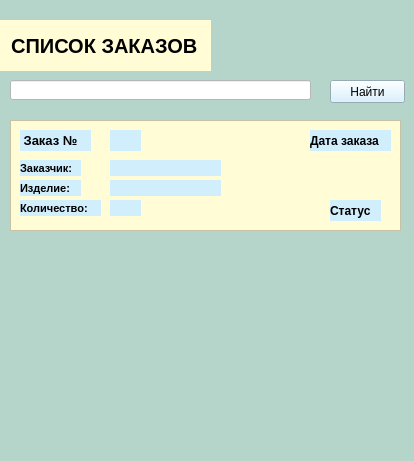
<?xml version="1.0" encoding="UTF-8"?>
<ui version="4.0">
 <class>Form</class>
 <widget class="QWidget" name="Form">
  <property name="geometry">
   <rect>
    <x>0</x>
    <y>0</y>
    <width>414</width>
    <height>461</height>
   </rect>
  </property>
  <property name="windowTitle">
   <string>Form</string>
  </property>
  <property name="styleSheet">
   <string notr="true">background-color: rgb(181, 213, 202);</string>
  </property>
  <widget class="QLabel" name="label">
   <property name="geometry">
    <rect>
     <x>0</x>
     <y>20</y>
     <width>211</width>
     <height>51</height>
    </rect>
   </property>
   <property name="font">
    <font>
     <pointsize>-1</pointsize>
     <weight>75</weight>
     <bold>true</bold>
    </font>
   </property>
   <property name="styleSheet">
    <string notr="true">QLabel {
	background-color: rgb(255, 252, 214);
	color: rgb(000, 000, 000);
    
    font-size: 20px; /* Размер шрифта */
    font-weight: bold; /* Жирный шрифт */
}</string>
   </property>
   <property name="text">
    <string>  СПИСОК ЗАКАЗОВ</string>
   </property>
  </widget>
  <widget class="QLineEdit" name="lineEdit">
   <property name="geometry">
    <rect>
     <x>10</x>
     <y>80</y>
     <width>301</width>
     <height>20</height>
    </rect>
   </property>
   <property name="styleSheet">
    <string notr="true">background-color: rgb(255, 255, 255);</string>
   </property>
  </widget>
  <widget class="QPushButton" name="pushButton">
   <property name="geometry">
    <rect>
     <x>330</x>
     <y>80</y>
     <width>75</width>
     <height>23</height>
    </rect>
   </property>
   <property name="styleSheet">
    <string notr="true">background-color: rgb(209, 238, 252);</string>
   </property>
   <property name="text">
    <string>Найти</string>
   </property>
  </widget>
  <widget class="QListView" name="listView">
   <property name="geometry">
    <rect>
     <x>10</x>
     <y>120</y>
     <width>391</width>
     <height>111</height>
    </rect>
   </property>
   <property name="styleSheet">
    <string notr="true">background-color: rgb(255, 252, 214);</string>
   </property>
  </widget>
  <widget class="QLabel" name="label_2">
   <property name="geometry">
    <rect>
     <x>20</x>
     <y>130</y>
     <width>71</width>
     <height>21</height>
    </rect>
   </property>
   <property name="styleSheet">
    <string notr="true">QLabel {

    background-color: rgb(209, 238, 252);
    font-size: 13px; /* Размер шрифта */
    font-weight: bold; /* Жирный шрифт */
}
</string>
   </property>
   <property name="text">
    <string> Заказ №</string>
   </property>
  </widget>
  <widget class="QLabel" name="label_3">
   <property name="geometry">
    <rect>
     <x>110</x>
     <y>130</y>
     <width>31</width>
     <height>21</height>
    </rect>
   </property>
   <property name="styleSheet">
    <string notr="true">background-color: rgb(209, 238, 252);</string>
   </property>
   <property name="text">
    <string/>
   </property>
  </widget>
  <widget class="QLabel" name="label_4">
   <property name="geometry">
    <rect>
     <x>20</x>
     <y>160</y>
     <width>61</width>
     <height>16</height>
    </rect>
   </property>
   <property name="styleSheet">
    <string notr="true">QLabel {

    background-color: rgb(209, 238, 252);
    font-size: 11px; /* Размер шрифта */
    font-weight: bold; /* Жирный шрифт */
}
</string>
   </property>
   <property name="text">
    <string>Заказчик:</string>
   </property>
  </widget>
  <widget class="QLabel" name="label_5">
   <property name="geometry">
    <rect>
     <x>20</x>
     <y>180</y>
     <width>61</width>
     <height>16</height>
    </rect>
   </property>
   <property name="styleSheet">
    <string notr="true">QLabel {

    background-color: rgb(209, 238, 252);
    font-size: 11px; /* Размер шрифта */
    font-weight: bold; /* Жирный шрифт */
}
</string>
   </property>
   <property name="text">
    <string>Изделие:</string>
   </property>
  </widget>
  <widget class="QLabel" name="label_6">
   <property name="geometry">
    <rect>
     <x>20</x>
     <y>200</y>
     <width>81</width>
     <height>16</height>
    </rect>
   </property>
   <property name="styleSheet">
    <string notr="true">QLabel {

    background-color: rgb(209, 238, 252);
    font-size: 11px; /* Размер шрифта */
    font-weight: bold; /* Жирный шрифт */
}
</string>
   </property>
   <property name="text">
    <string>Количество:</string>
   </property>
  </widget>
  <widget class="QLabel" name="label_7">
   <property name="geometry">
    <rect>
     <x>110</x>
     <y>160</y>
     <width>111</width>
     <height>16</height>
    </rect>
   </property>
   <property name="styleSheet">
    <string notr="true">background-color: rgb(209, 238, 252);</string>
   </property>
   <property name="text">
    <string/>
   </property>
  </widget>
  <widget class="QLabel" name="label_8">
   <property name="geometry">
    <rect>
     <x>110</x>
     <y>180</y>
     <width>111</width>
     <height>16</height>
    </rect>
   </property>
   <property name="styleSheet">
    <string notr="true">background-color: rgb(209, 238, 252);</string>
   </property>
   <property name="text">
    <string/>
   </property>
  </widget>
  <widget class="QLabel" name="label_9">
   <property name="geometry">
    <rect>
     <x>110</x>
     <y>200</y>
     <width>31</width>
     <height>16</height>
    </rect>
   </property>
   <property name="styleSheet">
    <string notr="true">background-color: rgb(209, 238, 252);</string>
   </property>
   <property name="text">
    <string/>
   </property>
  </widget>
  <widget class="QLabel" name="label_10">
   <property name="geometry">
    <rect>
     <x>330</x>
     <y>200</y>
     <width>51</width>
     <height>21</height>
    </rect>
   </property>
   <property name="styleSheet">
    <string notr="true">QLabel {

    font-size: 12px; /* Размер шрифта */
	background-color: rgb(209, 238, 252);
    font-weight: bold; /* Жирный шрифт */
}
</string>
   </property>
   <property name="text">
    <string>Статус</string>
   </property>
  </widget>
  <widget class="QLabel" name="label_11">
   <property name="geometry">
    <rect>
     <x>310</x>
     <y>130</y>
     <width>81</width>
     <height>21</height>
    </rect>
   </property>
   <property name="styleSheet">
    <string notr="true">QLabel {

    font-size: 12px; /* Размер шрифта */
	background-color: rgb(209, 238, 252);
    font-weight: bold; /* Жирный шрифт */
}
</string>
   </property>
   <property name="text">
    <string>Дата заказа</string>
   </property>
  </widget>
 </widget>
 <resources/>
 <connections/>
</ui>
